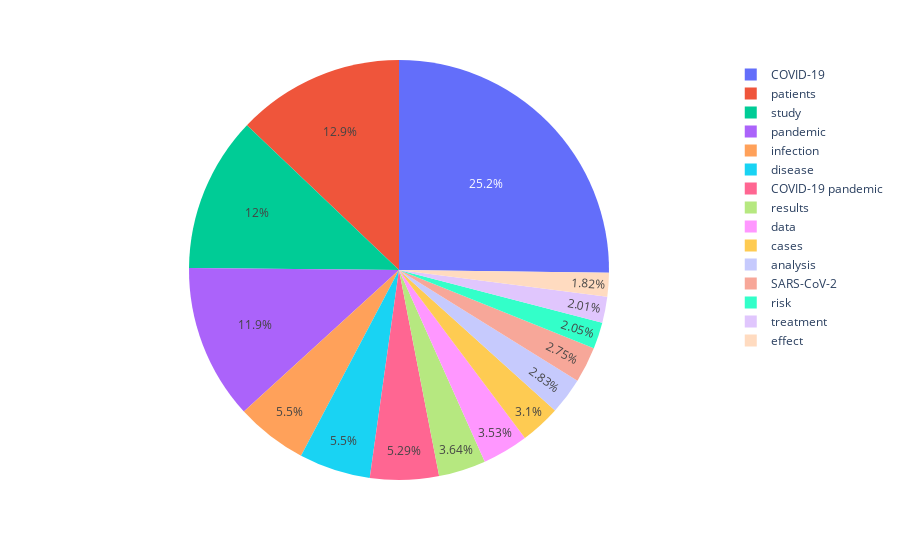

The cell this chart's notebook holds for it:
### Markdown cell above
### 2020

### Code cell
df_select = select_df(df_cncpt, 'World', 2020)
fig = px.pie(df_select, values='values', names='concept')
fig.show()

### Figure 1 — Plotly figure (JSON) as saved in the notebook; plotly's stock layout.template omitted (floating-point values rounded to 4 significant figures)
{"data": [{"domain": {"x": [0, 1], "y": [0, 1]}, "hovertemplate": "concept=%{label}<br>value=%{value}<extra></extra>", "labels": ["COVID-19", "patients", "study", "pandemic", "infection", "disease", "COVID-19 pandemic", "results", "data", "cases", "analysis", "SARS-CoV-2", "risk", "treatment", "effect"], "legendgroup": "", "name": "", "showlegend": true, "type": "pie", "values": [1371000000.0, 700900000.0, 650500000.0, 648300000.0, 299200000.0, 298900000.0, 287700000.0, 197800000.0, 192100000.0, 168500000.0, 153900000.0, 149600000.0, 111700000.0, 109100000.0, 99120000.0]}], "layout": {"legend": {"tracegroupgap": 0}, "margin": {"t": 60}}}
